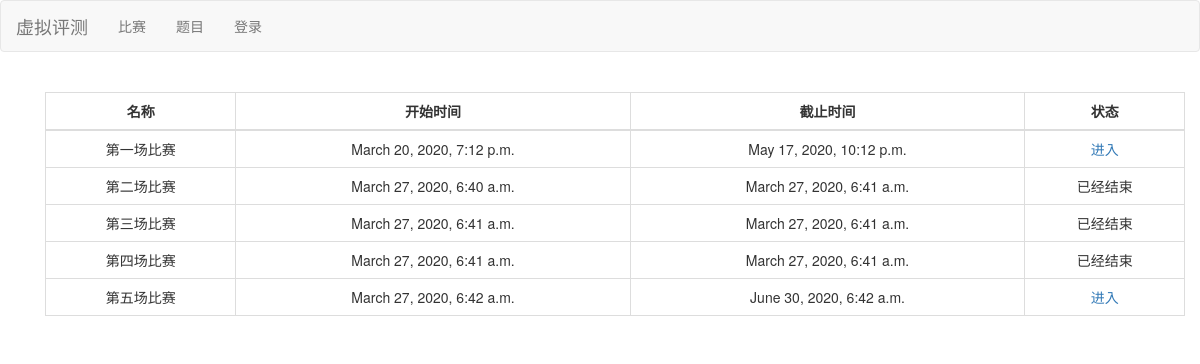
The page /contest/ on the database its author committed.
### contest/models.py (models this page shows, shortened)
class Contest(models.Model):
    title = models.TextField()
    start_time = models.DateTimeField(auto_now=False, auto_now_add=False)
    end_time = models.DateTimeField(auto_now=False, auto_now_add=False)
    password = models.CharField(max_length=15)
    problem_id_list = models.TextField(default='[]')

### contest/views.py (the view)
# urls.py: path('', views.ContestListView.as_view(), name='contest_list'),
class ContestListView(ListView):
    template_name = 'contest_list.html'
    paginate_by = 30
    context_object_name = 'contest_list'
    def get_queryset(self):
        contests = Contest.objects.order_by('start_time')
        now_time = timezone.now()
        for contest in contests:
            if contest.start_time > now_time:
                contest.status = -1
            elif contest.end_time < now_time:
                contest.status = 1
            else:
                contest.status = 0
        return contests

### templates/contest_list.html (shortened to what this page needs)
{% extends 'base.html' %}
{% block base %}
<div class="container">
  <table class="table table-bordered text-center">
    <thead align="center">
      <tr>
        <th>名称</th>
        <th>开始时间</th>
        <th>截止时间</th>
        <th>状态</th>
      </tr>
    </thead>
    <tbody>
      {% for contest in contest_list %}
      <tr>
        <td>{{ contest.title }}</td>
        <td>{{ contest.start_time }}</td>
        <td>{{ contest.end_time }}</td>
        <td>
          {% if contest.status == -1 %}
          尚未开始
          {% elif contest.status == 0 or user.is_staff %}
          <a href="{{ contest.id }}">进入</a>
          {% else %}
          已经结束
          {% endif %}
        </td>
      </tr>
      {% endfor %}
    </tbody>
  </table>
</div>
{% endblock base %}

### templates/base.html (style rules this page uses)
.table th, .table td { text-align: center; vertical-align: middle !important; }

### rows shown on the page
Contest: title "第一场比赛", start_time "March 20, 2020, 7:12 p.m.", end_time "May 17, 2020, 10:12 p.m."
Contest: title "第二场比赛", start_time "March 27, 2020, 6:40 a.m.", end_time "March 27, 2020, 6:41 a.m.", shows "已经结束"
Contest: title "第三场比赛", start_time "March 27, 2020, 6:41 a.m.", end_time "March 27, 2020, 6:41 a.m.", shows "已经结束"
Contest: title "第四场比赛", start_time "March 27, 2020, 6:41 a.m.", end_time "March 27, 2020, 6:41 a.m.", shows "已经结束"
Contest: title "第五场比赛", start_time "March 27, 2020, 6:42 a.m.", end_time "June 30, 2020, 6:42 a.m."
